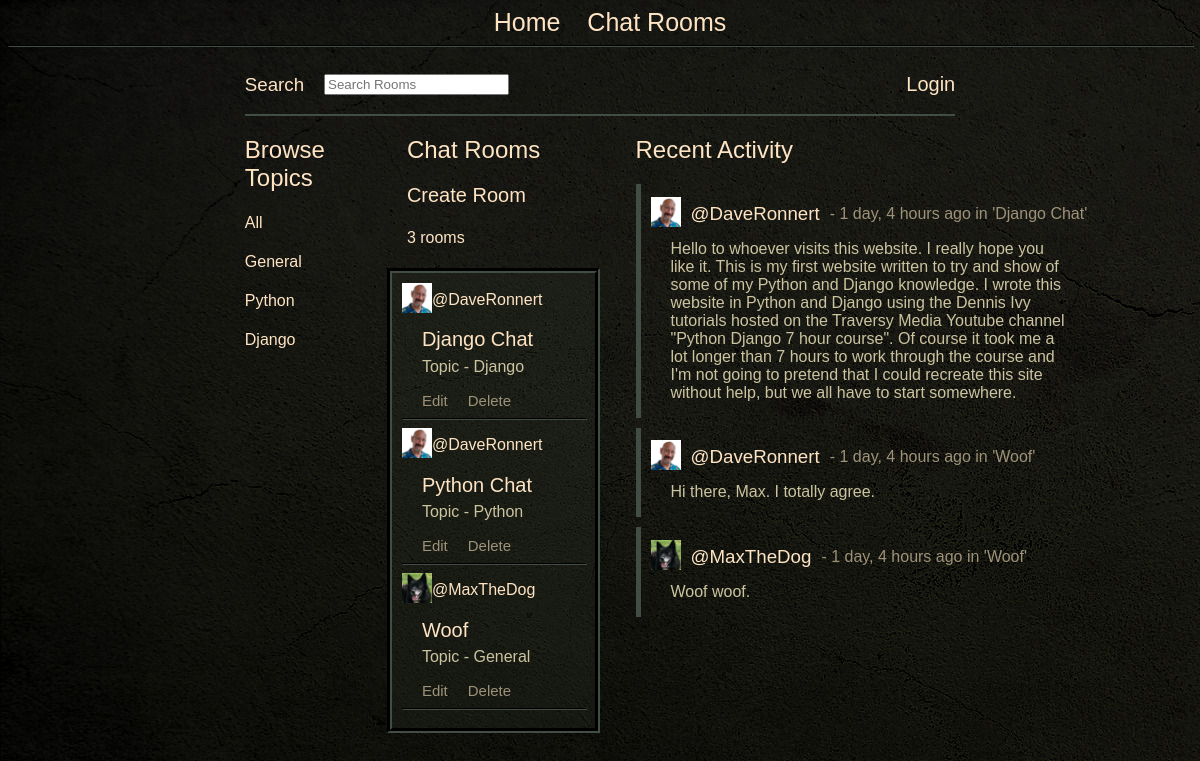
Page /chat/ on the committed database.
### chat/models.py (models this page shows, shortened)
class Topic(models.Model):
    name = models.CharField(max_length=200)
    def __str__(self):
        return self.name

class ChatRoom(models.Model):
    host = models.ForeignKey(User, on_delete=models.SET_NULL, null=True)
    topic = models.ForeignKey(Topic, on_delete=models.SET_NULL, null=True)
    name = models.CharField(max_length=25)
    description = models.TextField(blank=True, null=True)
    created = models.DateTimeField(auto_now=True)
    updated = models.DateTimeField(auto_now_add=True)
    class Meta:
        ordering = ['-updated', '-created']
    def __str__(self):
        return self.name

class Profile(models.Model):
    user = models.OneToOneField(User, null=True, on_delete=models.CASCADE)
    bio = models.TextField()
    profile_pic = models.ImageField(null=True, blank=True, upload_to='images/')

class Messages(models.Model):
    user = models.ForeignKey(User, on_delete=models.CASCADE)
    room = models.ForeignKey(ChatRoom, on_delete=models.CASCADE)
    body = models.TextField()
    created = models.DateTimeField(auto_now=True)
    updated = models.DateTimeField(auto_now_add=True)

### chat/views.py (the view)
# urls.py: path('chat/', views.chat, name='chat'),
def chat(request):
    q = request.GET.get('q') if request.GET.get('q') != None else ''
    chatrooms = ChatRoom.objects.filter(
        Q(topic__name__icontains=q) |
        Q(name__icontains=q) |
        Q(description__icontains=q)
        )
    topics = Topic.objects.all()
    rooms_count = chatrooms.count()
    chat_messages = Messages.objects.all().order_by('-created')
    context = {'chatrooms': chatrooms, 'topics': topics, 'rooms_count': rooms_count, 'chat_messages': chat_messages}
    return render(request, 'chat/chat.html', context)

### chat/templates/chat/chat.html (shortened to what this page needs)
{% extends 'home.html' %}
{% block content %}
<div class="chat_top">
        <div class="chat_search_name">
            <h3>Search</h3>
        </div>
        <div class="chat_search_entry">
            <form method="GET" action="{% url 'chat' %}">
                <input type="text" name="q" placeholder="Search Rooms">
            </form>
        </div>
        {% if request.user.is_authenticated %}
        <div class="update_profile">
            <a href="{% url 'update_user' %}">Update Profile</a>
        </div>
        <div class="log_in">
            <a href="{% url 'logout' %}">Logout</a>
        </div>
        {% else %}
        <div class="log_in">
            <a href="{% url 'login' %}">Login</a>
        </div>
        {% endif %}
    </div>
<div class="chat_container">
    <div class="chat_side">
        {% include 'chat/topics.html' %}
    </div>
    <div class="chat_main">
        <div class="chat_rooms">
            <div class="chat_title"><h2>Chat Rooms</h2></div>
            <div class="chat_create"><a href="{% url 'create_room' %}">Create Room</a></div>
                <div class="chat_no_rooms">
                    <h4>{{rooms_count}} rooms</h4>
                </div>
            <div class="chat_rooms_border">
                {% include 'chat/feed.html' %}
            </div>
        </div>
    </div>
    <div class="chat_activity_feed">
        {% include 'chat/activity.html' %}
    </div>
</div>
{% endblock content %}

### chat/templates/chat/topics.html
<h2> Browse Topics</h2>
<div>
    <a href="{% url 'chat' %}"><h4>All</h4></a>
</div>
{% for topic in topics %}
    <div>
        <a href="{% url 'chat' %}?q={{topic.name}}"><h4>{{topic}}</h4></a>
    </div>
{% endfor %}

### chat/templates/chat/feed.html
{% load static %}
{% for room in chatrooms %}
<div class="chat_room_host">
    {% if room.host.profile.profile_pic %}
        <div class="chat_room_host_img"><img src="{{room.host.profile.profile_pic.url}}" height="30"></div>
    {% else %}
        <div class="chat_room_host_img">
            <img src="{% static '/images/avatar.png' %}" height="30">
        </div>
    {% endif %}
    <div class="chat_room_host_name"><a href="{% url 'user_profile' room.host.id %}">@{{room.host}}</a></div>
</div>
<div class="chat_room_name">
    <a href="{% url 'room' room.id %}"><h4>{{room.name}}</h4></a>
</div>
<p>
    Topic - {{room.topic}}
</p>
<div class="room_buttons">
    <div class="room_button_align">
        <div class="room_button"><a href="{% url 'update_room' room.id %}">Edit</a><a href="{% url 'delete_room' room.id %}">Delete</a></div>
    </div>
    <hr>
</div>
{% endfor %}

### chat/templates/chat/activity.html (shortened to what this page needs)
{% load static %}
<h2>Recent Activity</h2>
    {% for mess in chat_messages|slice:":10" %}
        <div>
            <div class="message">
                {% if mess.user.profile.profile_pic %}
                <div class="mess_img"><img src="{{mess.user.profile.profile_pic.url}}" height="30"></div>
                {% else %}
                <div class="chat_room_host_img">
                    <img src="{% static '/images/avatar.png' %}" height="30">
                </div>
                {% endif %}
                <div class="mess_head"><a href="{% url 'user_profile' mess.user.id %}"><h3>@{{mess.user}}</h3></a></div>
                <div class="mess_date"> - {{mess.created|timesince}} ago in '{{mess.room}}'</div>
                <div class="mess_body"><p>{{mess.body}}</p></div>
            </div>
        </div>
    {% endfor %}

### static/css/styles.css (style rules this page uses)
html body { height: 100%; background-image: url('../images/main_bg.jpg'); }
p, li { color: rgb(204, 196, 160); font-family: Geneva, sans-serif; font-weight: lighter; margin-left: 20px; margin-right: 20px; }
a:link { font-family: Geneva, sans-serif; font-weight: lighter; text-decoration: none; color:bisque; }
hr { width: 100%; border-color: rgb(66, 77, 70); }
h2 { font-family: Geneva, sans-serif; font-weight: lighter; color:bisque; }
h3 { font-family: Geneva, sans-serif; font-weight: lighter; color:bisque; }
h4 { font-family: Geneva, sans-serif; font-weight: lighter; color:bisque; }
.chat_container { margin-left: 20%; margin-right: 20%; display: grid; grid-template-columns: 20% 30% 5% 45%; }
.chat_top { margin-left: 20%; margin-right: 20%; grid-column: 1 / span 3; display: grid; grid-template-columns: auto auto 1fr auto auto; border-top: 0px; border-left: 0px; border-right: 0px; border-bottom: 2px; border-color: rgb(66, 77, 70); border-style: solid; }
.chat_search_name { grid-column: 1; grid-row: 1; align-self: center; margin-right: 20px; }
.chat_search_entry { grid-column: 2; grid-row: 1; align-self: center; }
.log_in { grid-column: 5; grid-row: 1; justify-self: end; align-self: center; font-size: 20px; margin-left: 20px; }
.chat_side { grid-column: 1; }
.chat_main { grid-column: 2; display: grid; min-width: max-content; }
.chat_activity_feed { grid-column: 4; width: 100%; }
.chat_title { margin-left: 20px; }
.chat_create { margin-left: 20px; font-size: 20px; font-weight: bold; }
.chat_no_rooms { margin-left: 20px; }
.chat_rooms { min-width: max-content; }
.chat_rooms_border { border-color: rgb(66, 77, 70); background-color: rgb(41, 46, 34, 0.3); border-style: groove; border-width: 5px; grid-column: 1; padding: 10px; }
.chat_room_host { display: grid; grid-template-columns: max-content; }
.chat_room_host_img { grid-column: 1; align-self: center; }
.chat_room_host_name { grid-column: 2; align-self: center; }
.chat_room_name { margin-left: 20px; margin-right: 20px; font-size: 20px; margin-top: -15px; margin-bottom: -20px; }
.message { border-color: rgb(66, 77, 70); border-style: solid; border-width: 5px; border-right: 0px; border-top: 0px; border-bottom: 0px; display: grid; grid-template-columns: min-content; margin-top: 5px; margin-bottom: 10px; padding-left: 10px; justify-content: start; }
.mess_img { grid-column: 1; grid-row: 1; align-self: center; width: 40px }
.mess_head { grid-column: 2; grid-row: 1; width: fit-content }
.mess_date { grid-column: 3; grid-row: 1; margin-left: 10px; font-family: Geneva, sans-serif; font-weight: lighter; color:rgb(158, 146, 121); align-self: center; width: max-content; }
.mess_body { grid-column: 1 / span 4; grid-row: 2; margin-top: -20px; }
.room_buttons { display: grid; }
.room_button a:link { font-size: 15px; color:rgb(158, 146, 121); display: inline-block; margin-left: 20px; }

### rows in the picture
Topic: name "General"
Topic: name "Python"
Topic: name "Django"
ChatRoom: host.profile.profile_pic (picture), host "DaveRonnert", name "Django Chat", topic "Django"
ChatRoom: host.profile.profile_pic (picture), host "DaveRonnert", name "Python Chat", topic "Python"
ChatRoom: host.profile.profile_pic (picture), host "MaxTheDog", name "Woof", topic "General"
Messages: user.profile.profile_pic (picture), user "DaveRonnert", created "1 day, 4 hours", room "Django Chat", body "Hello to whoever visits this website. I really hope you like it. This is my first website written to try and show of some of my Python and Django knowledge. I wrote this website in Python and Django using the Dennis Ivy tutorials hosted on the Traversy Media Youtube channel \"Python Django 7 hour course\". Of course it took me a lot longer than 7 hours to work through the course and I'm not going to pretend that I could recreate this site without help, but we all have to start somewhere."
Messages: user.profile.profile_pic (picture), user "DaveRonnert", created "1 day, 4 hours", room "Woof", body "Hi there, Max. I totally agree."
Messages: user.profile.profile_pic (picture), user "MaxTheDog", created "1 day, 4 hours", room "Woof", body "Woof woof."

### other values in the picture
{{ rooms_count }} "3"
